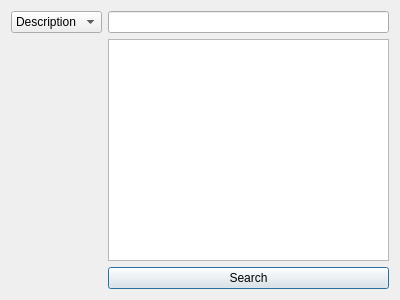
<?xml version="1.0" encoding="UTF-8"?>
<ui version="4.0">
 <class>SearchProductDialog</class>
 <widget class="QDialog" name="SearchProductDialog">
  <property name="geometry">
   <rect>
    <x>0</x>
    <y>0</y>
    <width>400</width>
    <height>300</height>
   </rect>
  </property>
  <property name="windowTitle">
   <string>Dialog</string>
  </property>
  <layout class="QVBoxLayout" name="verticalLayout">
   <item>
    <layout class="QFormLayout" name="formLayout">
     <item row="0" column="0">
      <widget class="QComboBox" name="comboBox">
       <item>
        <property name="text">
         <string>Description</string>
        </property>
       </item>
       <item>
        <property name="text">
         <string>price</string>
        </property>
       </item>
       <item>
        <property name="text">
         <string>Quantity</string>
        </property>
       </item>
      </widget>
     </item>
     <item row="0" column="1">
      <widget class="QLineEdit" name="lineEdit_keyword"/>
     </item>
     <item row="1" column="1">
      <widget class="QListWidget" name="listWidget_results"/>
     </item>
     <item row="2" column="1">
      <widget class="QPushButton" name="pushButton_search">
       <property name="text">
        <string>Search</string>
       </property>
      </widget>
     </item>
    </layout>
   </item>
  </layout>
 </widget>
 <resources/>
 <connections/>
</ui>
